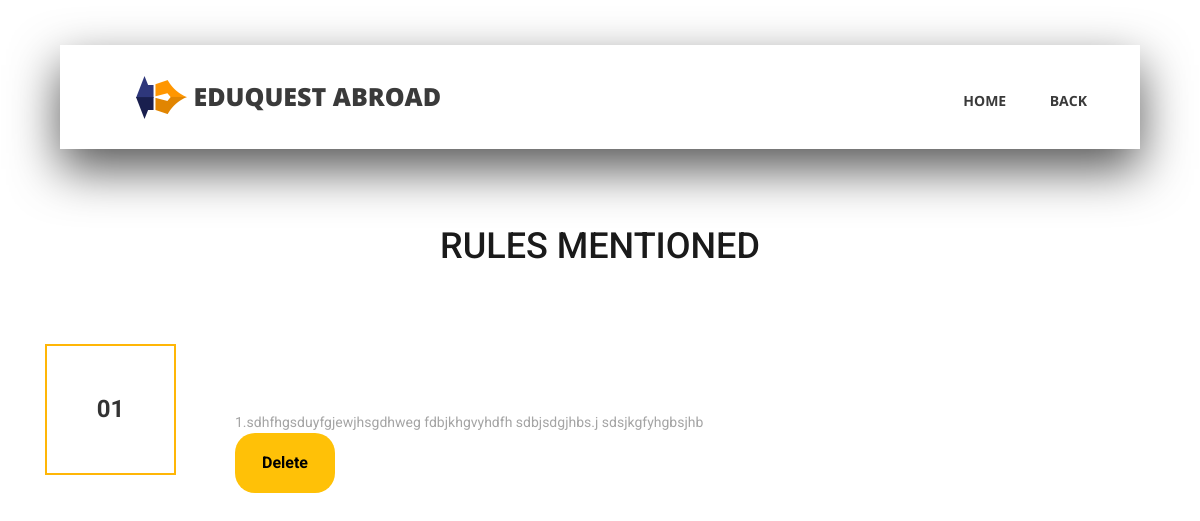
The app's page /ADMIN/consultancyrule.php?id=14 with its own data.
### tables this page shows
CREATE TABLE IF NOT EXISTS `rule` (
  `rule_id` int(100) NOT NULL AUTO_INCREMENT,
  `cons_id` int(100) DEFAULT NULL,
  `rules` varchar(1500) DEFAULT NULL,
  PRIMARY KEY (`rule_id`)
);

### ADMIN/consultancyrule.php (the view, shortened to what this page needs)
<html>
<head>
<link rel="stylesheet" type="text/css" href="styles/bootstrap4/bootstrap.min.css">
<link href="plugins/fontawesome-free-5.0.1/css/fontawesome-all.css" rel="stylesheet" type="text/css">
<link rel="stylesheet" type="text/css" href="plugins/OwlCarousel2-2.2.1/owl.carousel.css">
<link rel="stylesheet" type="text/css" href="plugins/OwlCarousel2-2.2.1/owl.theme.default.css">
<link rel="stylesheet" type="text/css" href="plugins/OwlCarousel2-2.2.1/animate.css">
<link rel="stylesheet" type="text/css" href="styles/main_styles.css">
<link rel="stylesheet" type="text/css" href="styles/responsive.css">
</head>
<body>
<div class="super_container">
<header class="header d-flex flex-row">
	<div class="header_content d-flex flex-row align-items-center">
		<div class="logo_container">
			<div class="logo">
				<img src="images/logo.png" alt="">
				<span style="font-size:25px;">EduQuest Abroad</span>
				</div>
		</div>
		<nav class="main_nav_container">
			<div class="main_nav">
				<ul class="main_nav_list">
					<li class="main_nav_item"><a href="adminHome.php">home</a></li>
					<li class="main_nav_item"><a href="consultancyview.php">Back</a></li>
				</ul>
			</div>
		</nav>
	</div>
</header>
	<div class="events page_section">
		<div class="container">
			<div class="row">
				<div class="col">
					<div class="section_title text-center" ><br><br><br><br>
						<h1> RULES MENTIONED</h1>
					</div>
				</div>
			</div>
			<div class="event_items">
				<?php
					include '../connection.php';
					$id=$_GET['id'];
					$qry="select * from  rule where cons_id='$id'";
					$qryout=mysqli_query($conn,$qry);
					$eventDay = 1;
					while($data=mysqli_fetch_array($qryout)){
				?>
				<div class="row event_item">
					<div class="col">
						<div class="row d-flex flex-row align-items-end">
							<div class="col-lg-2 order-lg-1 order-2">
							<div class="event_date d-flex flex-column align-items-center justify-content-center">
									<div class="event_day"><?php echo str_pad($eventDay++, 2, '0' , STR_PAD_LEFT); ?></div>
								</div>
							</div>
							<div class="col-lg-6 order-lg-2 order-3">
								<div class="event_content">
									<div class="event_name "><?php echo nl2br ($data['rules']);?></div>
                                    <button class="btn"><a class="lin" href="ruleconfirm.php?id=<?php echo $data['rule_id'];?>">Delete</a></button>
								</div>
							</div>
							<div class="col-lg-4 order-lg-3 order-1">
							</div>
						</div>
					</div>
				</div>
				<?php
				}
				?>
			</div>
		</div>
	</div>
</body>
</html>

### ADMIN/styles/main_styles.css (style rules this page uses)
* { margin: 0; padding: 0; -webkit-font-smoothing: antialiased; -webkit-text-shadow: rgba(0,0,0,.01) 0 0 1px; text-shadow: rgba(0,0,0,.01) 0 0 1px; }
body { font-family: 'Roboto', sans-serif; font-size: 14px; font-weight: 400; background: #FFFFFF; color: #a5a5a5; }
div { display: block; position: relative; -webkit-box-sizing: border-box; -moz-box-sizing: border-box; box-sizing: border-box; }
ul { list-style: none; margin-bottom: 0px; }
a, a:hover, a:visited, a:active, a:link { text-decoration: none; -webkit-font-smoothing: antialiased; -webkit-text-shadow: rgba(0,0,0,.01) 0 0 1px; text-shadow: rgba(0,0,0,.01) 0 0 1px; }
h1 { font-size: 36px; }
h1, h2, h3, h4, h5, h6 { font-family: 'Roboto', sans-serif; -webkit-font-smoothing: antialiased; -webkit-text-shadow: rgba(0,0,0,.01) 0 0 1px; text-shadow: rgba(0,0,0,.01) 0 0 1px; }
.super_container { width: 100%; overflow: hidden; }
.header { position: fixed; top: 45px; left: 50%; -webkit-transform: translateX(-50%); -moz-transform: translateX(-50%); -ms-transform: translateX(-50%); -o-transform: translateX(-50%); transform: translateX(-50%); width: 1318px; height: 104px; background: #FFFFFF; z-index: 10; -webkit-transition: all 200ms ease; -moz-transition: all 200ms ease; -ms-transition: all 200ms ease; -o-transition: all 200ms ease; transition: all 200ms ease; }
.header_content { width: calc(100% - 279px); height: 100%; }
.header_content::before { display: block; position: absolute; top: 0; left: 0; width: 100%; height: 100%; content: ''; box-shadow: 0px 20px 49px rgba(0,0,0,0.67); z-index: -1; }
.logo_container { display: inline-block; padding-left: 76px; }
.logo span { font-family: 'Open Sans', sans-serif; font-size: 30px; font-weight: 900; color: #3a3a3a; vertical-align: middle; text-transform: uppercase; margin-left: 3px; }
.main_nav_container { display: inline-block; margin-left: auto; padding-right: 93px; }
.main_nav { margin-top: 7px; }
.main_nav_item { display: inline-block; margin-right: 40px; }
.main_nav_item:last-child { margin-right: 0px; }
.main_nav_item a { font-family: 'Open Sans', sans-serif; font-size: 14px; text-transform: uppercase; font-weight: 700; color: #3a3a3a; -webkit-transition: all 200ms ease; -moz-transition: all 200ms ease; -ms-transition: all 200ms ease; -o-transition: all 200ms ease; transition: all 200ms ease; }
.page_section { padding-top: 117px; padding-bottom: 117px; }
.section_title h1 { display: block; color: #1a1a1a; font-weight: 500; padding-top: 24px; }
.section_title h1::before { display: block; position: absolute; top: 0; left: 50%; -webkit-transform: translateX(-50%); -moz-transform: translateX(-50%); -ms-transform: translateX(-50%); -o-transform: translateX(-50%); transform: translateX(-50%); width: 55px; height: 4px; content: ''; background: #ffb606; }
.event_items { margin-top: 68px; }
.event_item { margin-bottom: 56px; }
.event_item:last-child { margin-bottom: 0px; }
.event_date { width: 131px; height: 131px; border: solid 2px #ffb606; margin-bottom: 18px; }
.event_day { font-size: 48px; font-weight: 700; color: #ffb606; margin-bottom: 1px; line-height: 1; }

### ADMIN/styles/responsive.css (style rules this page uses)
@media only screen and (max-width: 1380px) { .header { width: 1200px; } }
@media only screen and (max-width: 1380px) { .header_content { width: calc(100% - 219px); } }
@media only screen and (max-width: 1380px) { .main_nav_container { padding-right: 63px; } }
@media only screen and (max-width: 1280px) { .header { width: 90%; } }
@media only screen and (max-width: 1280px) { .header_content { width: 100%; } }
@media only screen and (max-width: 1280px) { .main_nav_container { padding-right: 53px; } }

### ADMIN/consultancyrule.php (style rules this page uses)
.btn { border-radius:20px; background-color:#ffc107; height:60px; width: 100px; font-weight:bold; }
.lin { color:black; }
.event_item { margin-bottom: 20px; }
.event_day { font-size: 24px; font-weight: bold; color: #333; }

### records on screen
rule: eventDay "01", rules "1.sdhfhgsduyfgjewjhsgdhweg fdbjkhgvyhdfh sdbjsdgjhbs.j sdsjkgfyhgbsjhb"
